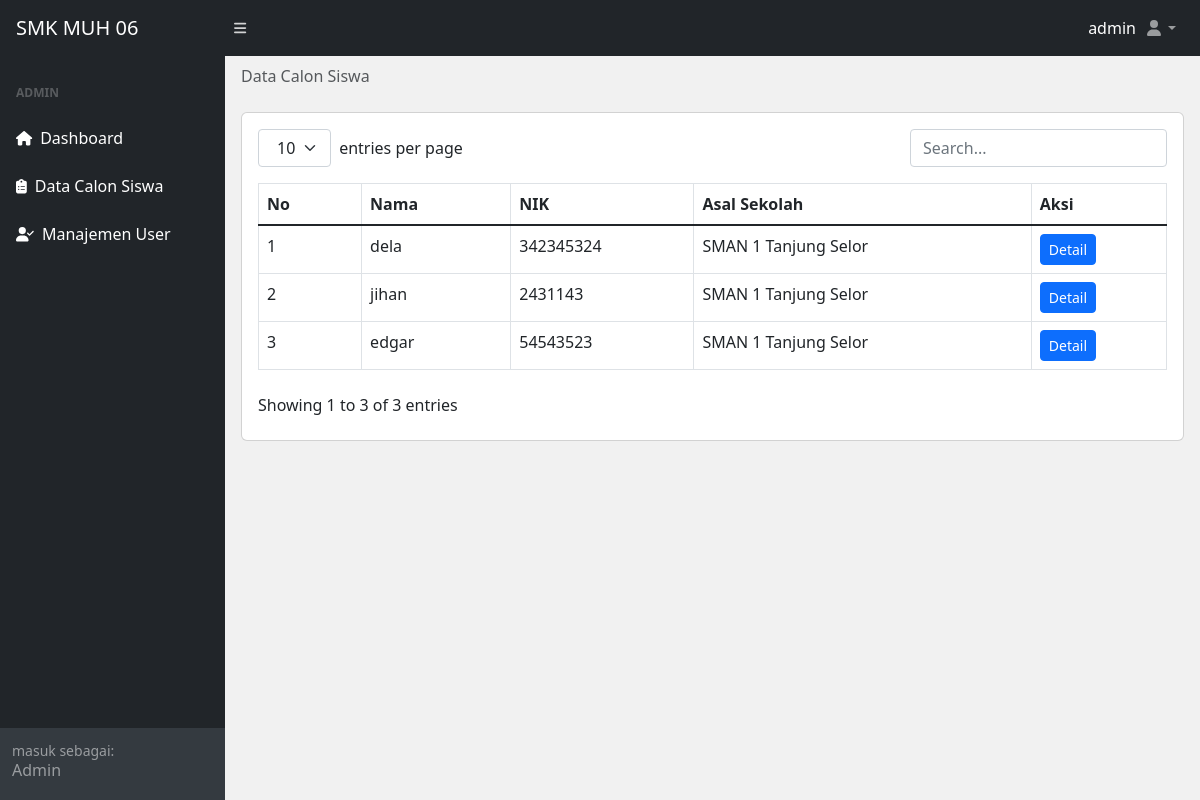
Page /admin/data-calon-siswa.php (signed in) on the earlier database version.
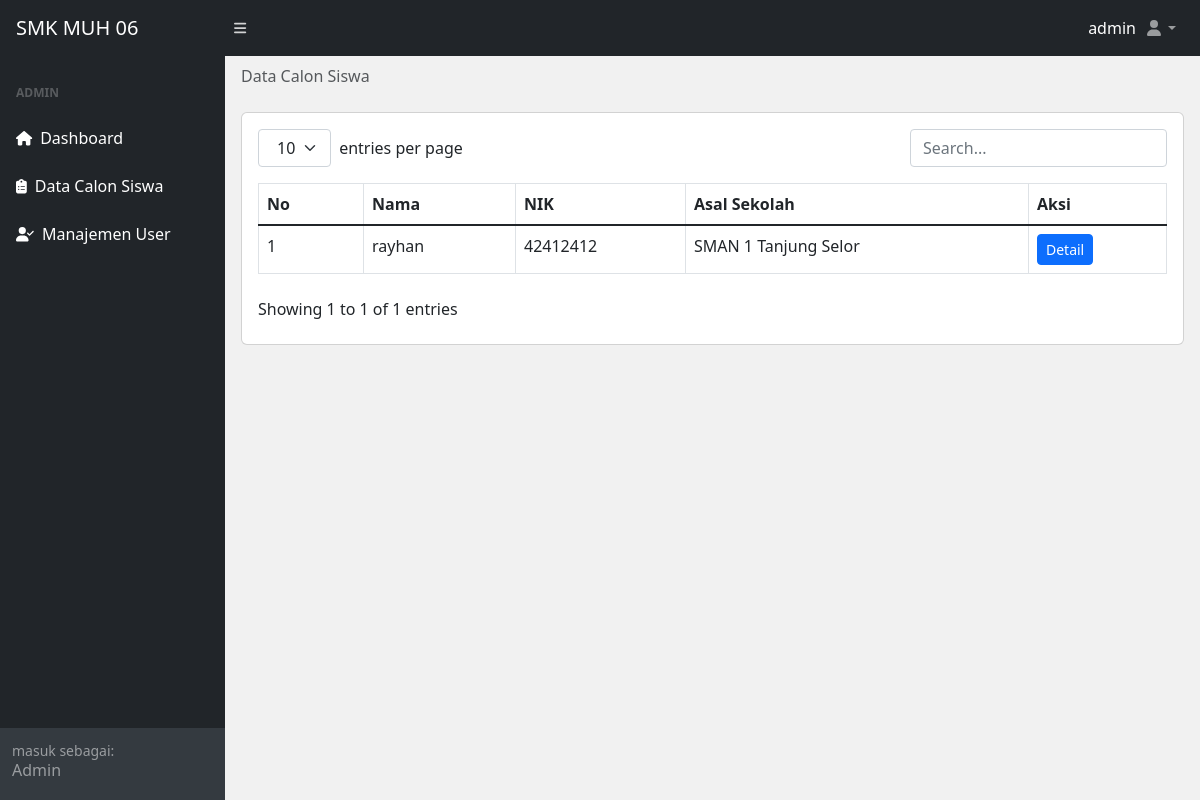
Same page on the later database version.
### tables this page shows
CREATE TABLE `calon_siswa` (
  `id_calon_siswa` int(11) NOT NULL,
  `id_user_calon_siswa` int(11) NOT NULL,
  `nama` varchar(111) NOT NULL,
  `jenis_kelamin` varchar(55) NOT NULL,
  `tempat_lahir` varchar(55) NOT NULL,
  `tanggal_lahir` varchar(55) NOT NULL,
  `agama` varchar(55) NOT NULL,
  `alamat_sekarang` varchar(111) NOT NULL,
  `no_telepon` varchar(25) NOT NULL,
  `nik` int(25) NOT NULL,
  `kk` int(25) NOT NULL,
  `sekolah_asal` varchar(111) NOT NULL,
  `alamat_sekolah` varchar(111) NOT NULL,
  `skhun` int(11) NOT NULL,
  `nama_ayah` varchar(111) NOT NULL,
  `nama_ibu` varchar(111) NOT NULL,
  `pekerjaan_ayah` varchar(111) NOT NULL,
  `pekerjaan_ibu` varchar(111) NOT NULL,
  `keadaan_ayah` varchar(25) NOT NULL,
  `keadaan_ibu` varchar(25) NOT NULL,
  `alamat_orangtua` varchar(111) NOT NULL,
  `no_telpon_orangtua` varchar(111) NOT NULL
);

### admin/data-calon-siswa.php (the view, shortened to what this page needs)
<?php
include("../database/db.php");
?>
<!DOCTYPE html>
<html lang="en">
<head>
  <?php include('./include/meta.php') ?>
</head>
<body class="sb-nav-fixed">
  <?php include('./include/nav.php') ?>
  <div id="layoutSidenav">
    <?php include('./include/sidenav.php') ?>
    <div id="layoutSidenav_content">
      <main>
        <div class="container-fluid px-3">
          <ol class="breadcrumb mb-4 mt-2">
            <li class="breadcrumb-item active">Data Calon Siswa</li>
          </ol>
          <div class="card">
            <div class="card-body">
              <table id="datatablesSimple">
                <thead>
                  <tr style="font-size: 16px;">
                    <th>No</th>
                    <th>Nama</th>
                    <th>NIK</th>
                    <th>Asal Sekolah</th>
                    <th>Aksi</th>
                  </tr>
                </thead>
                <tbody>
                  <?php
                  $no = 1;
                  $get_paket = mysqli_query($conn, "SELECT * FROM calon_siswa");
                  while ($p = mysqli_fetch_array($get_paket)) {
                  ?>
                    <tr style="font-size: 16px;" id="klik-tabel">
                      <td><?php echo $no++; ?></td>
                      <td><?php echo $p['nama']; ?></td>
                      <td><?php echo $p['nik']; ?></td>
                      <td><?php echo $p['sekolah_asal']; ?></td>
                      <td>
                        <a class="btn btn-sm btn-primary" href="detail-siswa.php?id_calon_siswa=<?php echo $p['id_calon_siswa'] ?>">Detail</a>
                      </td>
                    </tr>
                  <?php } ?>
                </tbody>
              </table>
            </div>
          </div>
      </main>
    </div>
  </div>
</body>
</html>

Differences in the rows shown:
removed calon_siswa: nama "dela", nik "342345324", sekolah_asal "SMAN 1 Tanjung Selor"
removed calon_siswa: nama "jihan", nik "2431143", sekolah_asal "SMAN 1 Tanjung Selor"
removed calon_siswa: nama "edgar", nik "54543523", sekolah_asal "SMAN 1 Tanjung Selor"
added calon_siswa: nama "rayhan", nik "42412412", sekolah_asal "SMAN 1 Tanjung Selor"
Other differences:
text written by a page script: "entries per page Showing 1 to 3 of 3 entries" → "entries per page Showing 1 to 1 of 1 entries"
